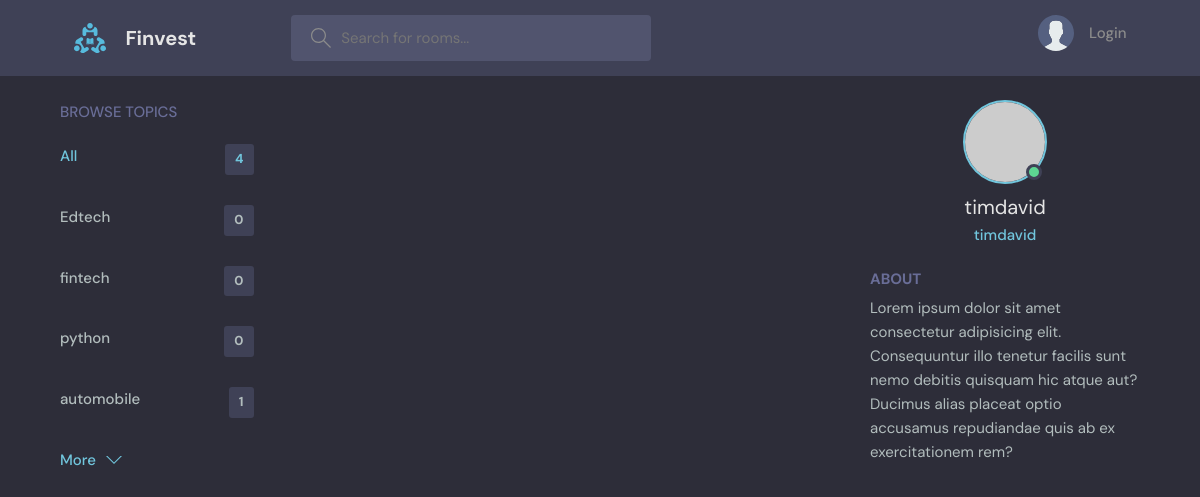
The page /profile/7/ on the database its author committed.
### base/models.py (models this page shows, shortened)
class Topic(models.Model):
    name = models.CharField(max_length=200)

### base/views.py (the view)
# urls.py: path('profile/<str:pk>/', views.userProfile, name="user-profile"),
def userProfile(request, pk):
    q = request.GET.get('q') if request.GET.get('q') != None else ''
    topics = Topic.objects.filter(name__icontains=q)
    user = User.objects.get(id=pk)
    rooms = user.room_set.all()
    context = {'user': user, 'rooms': rooms, 'topics': topics}
    return render(request, 'base/profile.html', context)

### base/templates/base/profile.html
{% extends 'main.html' %} {% block content %}
<main class="profile-page layout layout--3">
  <div class="container">
    {% include 'base/topics_segment.html' %}
    <div class="roomList">
      <div class="profile">
        <div class="profile__avatar">
          <div class="avatar avatar--large active">
            <img src="https://randomuser.me/api/portraits/men/11.jpg" />
          </div>
        </div>
        <div class="profile__info">
          <h3>{{user.username}}</h3>
          <p>{{user.username}}</p>
        </div>
        <div class="profile__about">
          <h3>About</h3>
          <p>
            Lorem ipsum dolor sit amet consectetur adipisicing elit.
            Consequuntur illo tenetur facilis sunt nemo debitis quisquam hic
            atque aut? Ducimus alias placeat optio accusamus repudiandae quis ab
            ex exercitationem rem?
          </p>
        </div>
      </div>
    </div>
  </div>
</main>
{% endblock %}

### base/templates/base/topics_segment.html
<div class="topics">
  <div class="topics__header">
    <h2>Browse Topics</h2>
  </div>
  <ul class="topics__list">
    <li>
      <a href="{% url 'home' %}" class="active"
        >All <span>{{topics.count}}</span></a
      >
    </li>
    {% for topic in topics %}
    <li>
      <a href="{% url 'home' %}?q={{topic.name}}"
        >{{topic.name}}<span>{{topic.room_set.all.count}}</span></a
      >
    </li>
    {% endfor %}
  </ul>
  <a class="btn btn--link" href="/">
    More
    <svg
      version="1.1"
      xmlns="http://www.w3.org/2000/svg"
      width="32"
      height="32"
      viewBox="0 0 32 32"
    >
      <title>chevron-down</title>
      <path d="M16 21l-13-13h-3l16 16 16-16h-3l-13 13z"></path>
    </svg>
  </a>
</div>

### static/styles/style.css (style rules this page uses)
:root { --color-main: #71c6dd; --color-main-light: #e1f6fb; --color-dark: #3f4156; --color-dark-medium: #51546e; --color-dark-light: #696d97; --color-light: #e5e5e5; --color-gray: #8b8b8b; --color-light-gray: #b2bdbd; --color-bg: #2d2d39; --color-success: #5dd693; --color-error: #fc4b0b; }
* { font-family: "DM Sans", -apple-system, BlinkMacSystemFont, "Segoe UI", Roboto, Oxygen, Ubuntu, Cantarell, "Open Sans", "Helvetica Neue", sans-serif; margin: 0; padding: 0; box-sizing: border-box; text-rendering: optimizeLegibility; font-size: inherit; }
html { font-size: 56.25%; }
@media only screen and (min-width: 1200px) { html { font-size: 62.5%; } }
body { line-height: 1.6; font-weight: 400; font-size: 1.5rem; color: var(--color-light-gray); background-color: var(--color-bg); min-height: 100vh; }
img { width: 100%; }
a { display: inline-block; color: var(--color-main); text-decoration: none; }
.container { max-width: 120rem; width: 90%; margin: auto; }
.btn { background-color: transparent; border: none; display: inline-flex; align-items: center; gap: 1rem; cursor: pointer; transition: all ease-in-out 0.3s; padding: 1rem 2rem; border-radius: 5px; box-shadow: 1px 1px 3px 1px rgba(0, 0, 0, 0.15); font-weight: 500; }
.btn--link { border-radius: 0; padding: 0; color: var(--color-main); box-shadow: none; }
.btn > svg { fill: currentColor; width: 1.6rem; height: 1.6rem; }
.avatar { position: relative; display: inline-block; border-radius: 50%; border: 2px solid var(--color-main); }
.avatar img { display: block; border-radius: 50%; object-fit: cover; object-position: center; }
.avatar::after { content: ""; display: block; position: absolute; background-color: var(--color-gray); z-index: 111; border-radius: 50%; border: 0.3rem solid var(--color-dark); }
.avatar.active::after { background-color: var(--color-success); }
.avatar.avatar--large img { display: block; width: 8rem; height: 8rem; border-radius: 50%; }
.avatar.avatar--large:after { width: 1rem; height: 1rem; bottom: 2px; right: 3.5px; }
.layout { margin-top: 2.4rem; }
.layout > .container { display: flex; justify-content: space-between; align-items: flex-start; }
.layout--3 > .container > div:first-child { flex-basis: 18%; max-width: 22.5rem; }
.layout--3 > .container > div:nth-child(2) { flex-basis: 50%; }
.layout--3 > .container > div:last-child { flex-basis: 25%; }
.topics__header { margin-bottom: 2rem; }
.topics__header h2 { text-transform: uppercase; font-weight: 500; color: var(--color-dark-light); }
.topics__list { list-style: none; }
.topics__list li a { display: flex; justify-content: space-between; margin-bottom: 3rem; font-weight: 500; color: var(--color-light-gray); transition: all 0.3s ease-in-out; }
.topics__list li a.active, .topics__list li a:hover { color: var(--color-main); }
.topics__list li a span { padding: 0.5rem 1rem; background-color: var(--color-dark); border-radius: 3px; font-size: 1.3rem; font-weight: 700; letter-spacing: 1px; }
.profile { margin-bottom: 3rem; }
.profile__avatar { text-align: center; }
.profile__info { text-align: center; }
.profile__info h3 { font-size: 2rem; color: var(--color-light); font-weight: 400; }
.profile__info p { color: var(--color-main); font-weight: 500; margin-bottom: 1rem; }
.profile__about { margin-top: 2rem; }
.profile__about h3 { text-transform: uppercase; color: var(--color-dark-light); margin-bottom: 0.5rem; }

### rows shown on the page
Topic: name "Edtech", room_set.all.count "0"
Topic: name "fintech", room_set.all.count "0"
Topic: name "python", room_set.all.count "0"
Topic: name "automobile", room_set.all.count "1"

### other values the page prints
{{ topics.count }} "4"
{{ user.username }} "timdavid"
